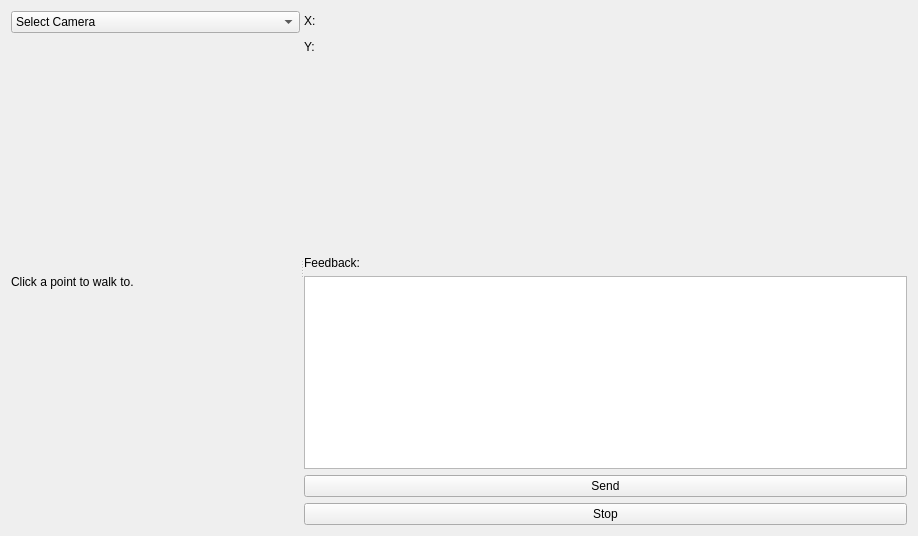
<?xml version="1.0" encoding="UTF-8"?>
<ui version="4.0">
 <class>Form</class>
 <widget class="QWidget" name="Form">
  <property name="geometry">
   <rect>
    <x>0</x>
    <y>0</y>
    <width>918</width>
    <height>536</height>
   </rect>
  </property>
  <property name="windowTitle">
   <string>Form</string>
  </property>
  <layout class="QVBoxLayout" name="verticalLayout">
   <item>
    <widget class="QSplitter" name="splitter">
     <property name="orientation">
      <enum>Qt::Horizontal</enum>
     </property>
     <widget class="QWidget" name="layoutWidget">
      <layout class="QVBoxLayout" name="cameraLayout">
       <property name="spacing">
        <number>6</number>
       </property>
       <property name="sizeConstraint">
        <enum>QLayout::SetDefaultConstraint</enum>
       </property>
       <item>
        <widget class="QComboBox" name="cameraSelectionComboBox">
         <item>
          <property name="text">
           <string>Select Camera</string>
          </property>
         </item>
         <item>
          <property name="text">
           <string>frontleft</string>
          </property>
         </item>
         <item>
          <property name="text">
           <string>frontright</string>
          </property>
         </item>
         <item>
          <property name="text">
           <string>left</string>
          </property>
         </item>
         <item>
          <property name="text">
           <string>right</string>
          </property>
         </item>
         <item>
          <property name="text">
           <string>back</string>
          </property>
         </item>
        </widget>
       </item>
       <item>
        <widget class="QLabel" name="instructionsLabel">
         <property name="text">
          <string>Click a point to walk to.</string>
         </property>
        </widget>
       </item>
      </layout>
     </widget>
     <widget class="QWidget" name="layoutWidget">
      <layout class="QVBoxLayout" name="commandLayout">
       <item>
        <layout class="QHBoxLayout" name="xLayout">
         <item>
          <widget class="QLabel" name="xTitleLabel">
           <property name="text">
            <string>X:</string>
           </property>
          </widget>
         </item>
         <item>
          <widget class="QLabel" name="xValLabel">
           <property name="text">
            <string/>
           </property>
          </widget>
         </item>
         <item>
          <spacer name="horizontalSpacer_2">
           <property name="orientation">
            <enum>Qt::Horizontal</enum>
           </property>
           <property name="sizeHint" stdset="0">
            <size>
             <width>40</width>
             <height>20</height>
            </size>
           </property>
          </spacer>
         </item>
        </layout>
       </item>
       <item>
        <layout class="QHBoxLayout" name="yLayout">
         <item>
          <widget class="QLabel" name="yTitleLabel">
           <property name="text">
            <string>Y:</string>
           </property>
          </widget>
         </item>
         <item>
          <widget class="QLabel" name="yValLabel">
           <property name="text">
            <string/>
           </property>
          </widget>
         </item>
         <item>
          <spacer name="horizontalSpacer">
           <property name="orientation">
            <enum>Qt::Horizontal</enum>
           </property>
           <property name="sizeHint" stdset="0">
            <size>
             <width>40</width>
             <height>20</height>
            </size>
           </property>
          </spacer>
         </item>
        </layout>
       </item>
       <item>
        <spacer name="verticalSpacer">
         <property name="orientation">
          <enum>Qt::Vertical</enum>
         </property>
         <property name="sizeHint" stdset="0">
          <size>
           <width>20</width>
           <height>40</height>
          </size>
         </property>
        </spacer>
       </item>
       <item>
        <widget class="QLabel" name="feedbackLabel">
         <property name="text">
          <string>Feedback:</string>
         </property>
        </widget>
       </item>
       <item>
        <widget class="QTextBrowser" name="feedbackTextBrowser"/>
       </item>
       <item>
        <widget class="QPushButton" name="sendCommandButton">
         <property name="text">
          <string>Send</string>
         </property>
        </widget>
       </item>
       <item>
        <widget class="QPushButton" name="stopCommandButton">
         <property name="text">
          <string>Stop</string>
         </property>
        </widget>
       </item>
      </layout>
     </widget>
    </widget>
   </item>
  </layout>
 </widget>
 <resources/>
 <connections/>
</ui>
